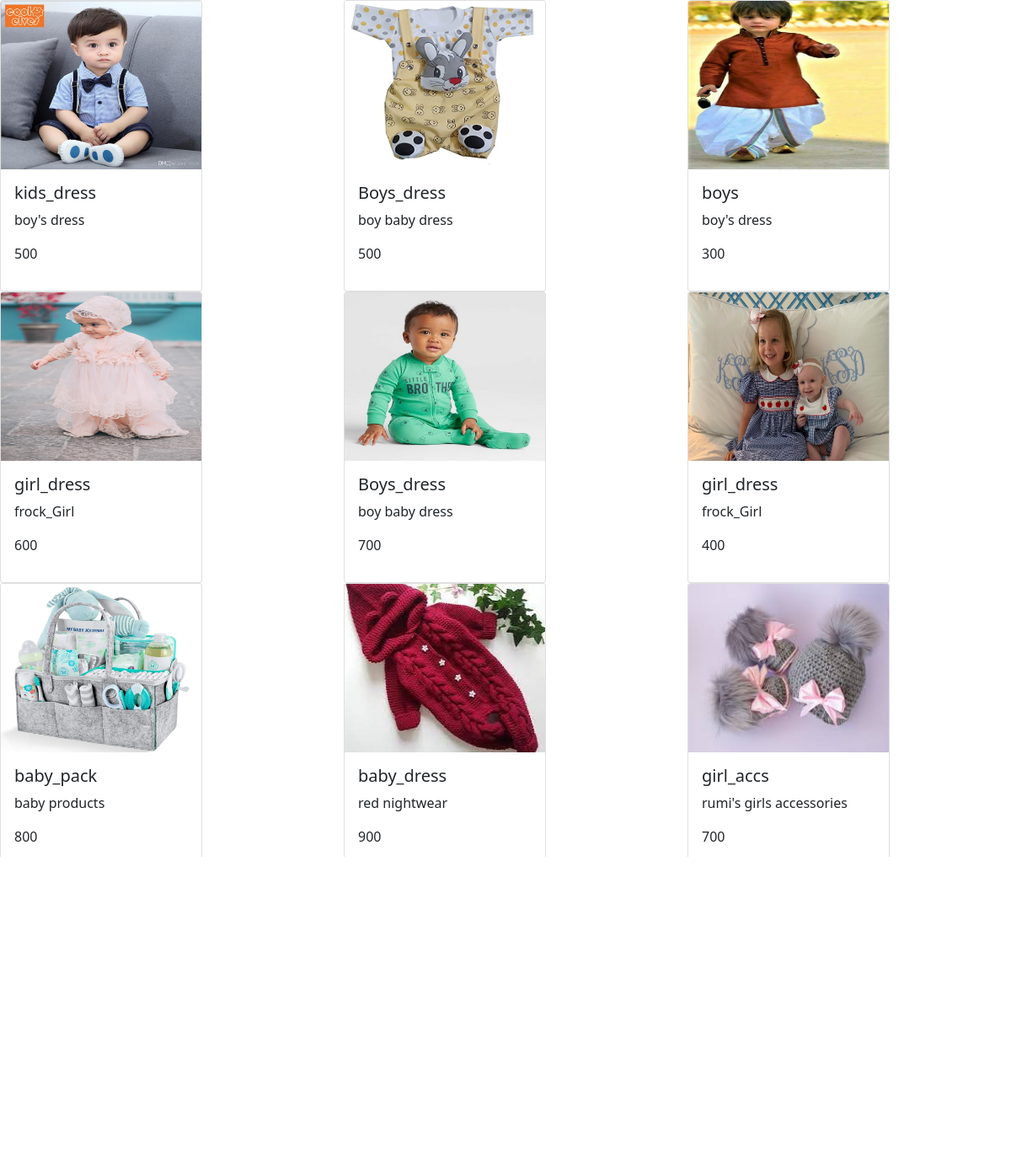
Page /myApp/view_all_pdts/ on the committed database.
### myApp/models.py (models this page shows, shortened)
class pdtupldmodel(models.Model):
    shopid=models.IntegerField()
    pnm = models.CharField(max_length=20)
    prc = models.IntegerField()
    pdtimg = models.ImageField(upload_to='myApp/static')
    dsc = models.CharField(max_length=40)

### myApp/views.py (the view)
# urls.py: path('view_all_pdts/',view_all_shoppdts),
def view_all_shoppdts(request):
    a = pdtupldmodel.objects.all()
    pname = []
    price = []
    pdtimg = []
    desc = []
    id = []
    for i in a:
        pn = i.pnm
        pname.append(pn)
        prc = i.prc
        price.append(prc)
        img = i.pdtimg
        pdtimg.append(str(img).split('/')[-1])
        ds = i.dsc
        desc.append(ds)
        pid = i.id
        id.append(pid)
        mylist = zip(pname, price, pdtimg, desc, id)
    return render(request, 'view_all_pdts_shop.html', {'pdtdata': mylist})

### myApp/templates/view_all_pdts_shop.html (shortened to what this page needs)
<!DOCTYPE html>
<html lang="en">
<head>
{% load static %}
    <link href="https://cdn.jsdelivr.net/npm/bootstrap@5.0.2/dist/css/bootstrap.min.css" rel="stylesheet">
</head>
<body>
<div class="row">
{% for i,j,k,l,m in pdtdata %}
    <div class="col-4">
<div class="card" style="width: 15rem;">
  <img src="{% static k %}" height="200px" width="200px" class="card-img-top" alt="...">
  <div class="card-body">
    <h5 class="card-title">{{ i }}</h5>
    <p class="card-text">{{ l }}</p>
    <p>{{ j }}</p>
  </div>
</div>
    </div>
{% endfor %}
</div>
</body>
</html>

### rows in the picture
pdtupldmodel: pdtdata "kids_dress", pdtdata "boy's dress"
pdtupldmodel: pdtdata "Boys_dress", pdtdata "boy baby dress"
pdtupldmodel: pdtdata "boys", pdtdata "boy's dress"
pdtupldmodel: pdtdata "girl_dress", pdtdata "frock_Girl"
pdtupldmodel: pdtdata "Boys_dress", pdtdata "boy baby dress"
pdtupldmodel: pdtdata "girl_dress", pdtdata "frock_Girl"
pdtupldmodel: pdtdata "baby_pack", pdtdata "baby products"
pdtupldmodel: pdtdata "baby_dress", pdtdata "red nightwear"
pdtupldmodel: pdtdata "girl_accs", pdtdata "rumi's girls accessories"

### other values in the picture
{{ j }} "500" "500" "300" "600" "700" "400" "800" "900" "700"
